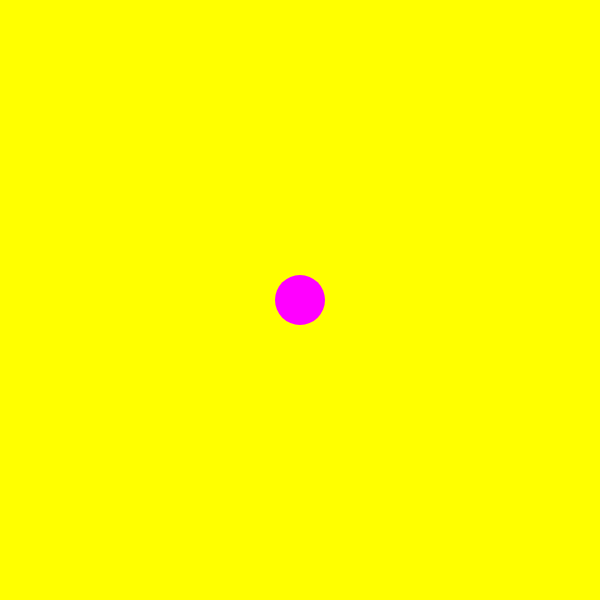
Frame 1 (no input)
Frame 60 (no input): identical to frame 1, image omitted
Frame 120 (the mouse pressed at the canvas centre since frame 60): identical to frame 1, image omitted

The p5.js sketch that drew this single still picture (run headless with seeded random() and noise() and a simulated clock; from frame 60 on, the mouse is pressed at the canvas centre):

// p5.js sketch
// ── sketch.js
function setup() {
  createCanvas(600, 600);
}

function draw() {
    noStroke();
    background(255, 255, 0);
    fill(255, 0, 255);
  ellipse(width/2, height/2, 50, 50);
}
